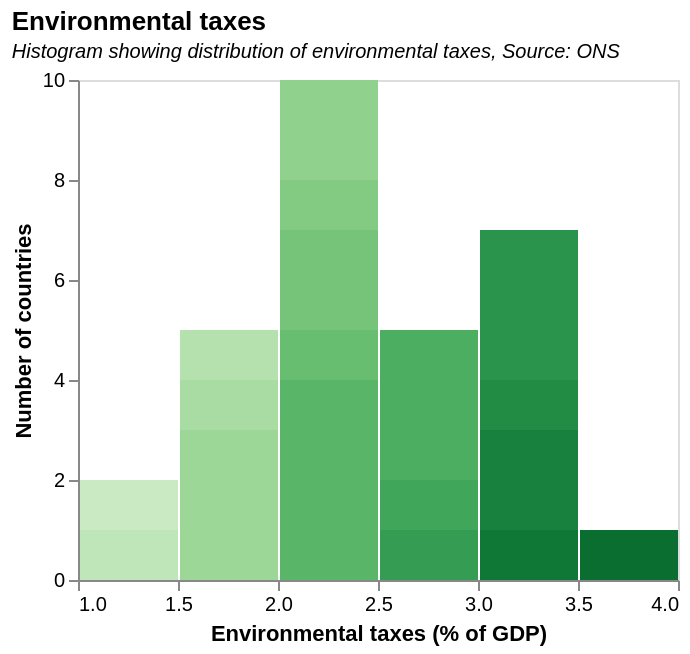

Describe this chart as a Vega-Lite specification.
### Vega-Lite specification from a JSON file in a GitHub repository (floating-point values rounded to 4 significant figures)
{"$schema": "https://vega.github.io/schema/vega-lite/v5.json", "width": 300, "height": 250, "data": {"values": [{"2002": "2.5", "2003": "2.4", "2004": "2.4", "2005": "2.3", "2006": "2.2", "2007": "2.3", "2008": "2.2", "2009": "2.4", "2010": "2.4", "2011": "2.4", "2012": "2.4", "2013": "2.4", "2014": "2.4", "2015": "2.4", "2016": "2.4", "2017": "2.3", "2018": "2.3", "2019": "2.3", "2020": "2", "Country": "UK"}, {"2002": "2.7", "2003": "2.7", "2004": "2.8", "2005": "2.7", "2006": "2.6", "2007": "2.6", "2008": "2.5", "2009": "2.6", "2010": "2.6", "2011": "2.6", "2012": "2.6", "2013": "2.6", "2014": "2.7", "2015": "2.7", "2016": "2.7", "2017": "2.7", "2018": "2.6", "2019": "2.6", "2020": "2.4", "Country": "EU average (27 countries)"}, {"2002": "2.7", "2003": "2.7", "2004": "2.8", "2005": "2.7", "2006": "2.6", "2007": "2.6", "2008": "2.5", "2009": "2.6", "2010": "2.6", "2011": "2.6", "2012": "2.6", "2013": "2.6", "2014": "2.7", "2015": "2.7", "2016": "2.7", "2017": "2.6", "2018": "2.6", "2019": "2.6", "2020": "2.4", "Country": "EU and the UK average (28 countries)"}, {"2002": "2.3", "2003": "2.4", "2004": "2.5", "2005": "2.5", "2006": "2.4", "2007": "2.3", "2008": "2.3", "2009": "2.4", "2010": "2.5", "2011": "2.6", "2012": "2.5", "2013": "2.5", "2014": "2.5", "2015": "2.6", "2016": "2.7", "2017": "2.7", "2018": "2.7", "2019": "2.6", "2020": "2.5", "Country": "Belgium"}, {"2002": "2.4", "2003": "2.8", "2004": "3", "2005": "3", "2006": "2.8", "2007": "3.2", "2008": "3.3", "2009": "2.8", "2010": "2.8", "2011": "2.7", "2012": "2.7", "2013": "2.9", "2014": "2.8", "2015": "3", "2016": "3", "2017": "2.8", "2018": "2.6", "2019": "3", "2020": "3", "Country": "Bulgaria"}, {"2002": "2.3", "2003": "2.3", "2004": "2.4", "2005": "2.5", "2006": "2.4", "2007": "2.3", "2008": "2.3", "2009": "2.3", "2010": "2.3", "2011": "2.3", "2012": "2.2", "2013": "2.1", "2014": "2.1", "2015": "2.1", "2016": "2.1", "2017": "2", "2018": "2", "2019": "2", "2020": "1.9", "Country": "Czechia"}, {"2002": "5", "2003": "4.8", "2004": "5", "2005": "4.9", "2006": "4.7", "2007": "4.7", "2008": "4.2", "2009": "4", "2010": "4", "2011": "4", "2012": "4", "2013": "4.1", "2014": "4", "2015": "4", "2016": "3.9", "2017": "3.7", "2018": "3.6", "2019": "3.3", "2020": "3.2", "Country": "Denmark"}, {"2002": "2.5", "2003": "2.6", "2004": "2.5", "2005": "2.4", "2006": "2.4", "2007": "2.2", "2008": "2.2", "2009": "2.3", "2010": "2.2", "2011": "2.2", "2012": "2.1", "2013": "2.1", "2014": "2", "2015": "1.9", "2016": "1.9", "2017": "1.8", "2018": "1.8", "2019": "1.8", "2020": "1.7", "Country": "Germany"}, {"2002": "2", "2003": "1.9", "2004": "2.1", "2005": "2.3", "2006": "2.2", "2007": "2.2", "2008": "2.3", "2009": "2.9", "2010": "2.9", "2011": "2.7", "2012": "2.7", "2013": "2.6", "2014": "2.7", "2015": "2.7", "2016": "3", "2017": "2.9", "2018": "2.8", "2019": "3.2", "2020": "2.5", "Country": "Estonia"}, {"2002": "2.3", "2003": "2.3", "2004": "2.5", "2005": "2.5", "2006": "2.4", "2007": "2.5", "2008": "2.3", "2009": "2.3", "2010": "2.5", "2011": "2.5", "2012": "2.4", "2013": "2.5", "2014": "2.4", "2015": "1.9", "2016": "1.9", "2017": "1.8", "2018": "1.6", "2019": "1.4", "2020": "1.2", "Country": "Ireland"}, {"2002": "2.3", "2003": "2.2", "2004": "2.1", "2005": "2.1", "2006": "2", "2007": "2.1", "2008": "2.1", "2009": "2.1", "2010": "2.7", "2011": "3", "2012": "3.3", "2013": "3.7", "2014": "3.7", "2015": "3.8", "2016": "3.8", "2017": "4", "2018": "3.8", "2019": "3.9", "2020": "3.8", "Country": "Greece"}, {"2002": "2", "2003": "2", "2004": "2", "2005": "1.9", "2006": "1.8", "2007": "1.8", "2008": "1.6", "2009": "1.6", "2010": "1.7", "2011": "1.6", "2012": "1.6", "2013": "1.9", "2014": "1.9", "2015": "1.9", "2016": "1.9", "2017": "1.8", "2018": "1.8", "2019": "1.8", "2020": "1.8", "Country": "Spain"}, {"2002": "2.1", "2003": "2", "2004": "2.1", "2005": "2", "2006": "2", "2007": "1.9", "2008": "1.8", "2009": "1.9", "2010": "1.9", "2011": "1.9", "2012": "2", "2013": "2", "2014": "2", "2015": "2.2", "2016": "2.2", "2017": "2.3", "2018": "2.4", "2019": "2.3", "2020": "2.2", "Country": "France"}, {"2002": "3.5", "2003": "3.6", "2004": "3.4", "2005": "3.3", "2006": "3.2", "2007": "3.1", "2008": "2.8", "2009": "2.8", "2010": "3", "2011": "2.7", "2012": "2.5", "2013": "2.8", "2014": "3.1", "2015": "3.3", "2016": "3.4", "2017": "3.5", "2018": "3.5", "2019": "3.5", "2020": "3.3", "Country": "Croatia"}, {"2002": "2.9", "2003": "3", "2004": "2.8", "2005": "2.9", "2006": "2.9", "2007": "2.7", "2008": "2.6", "2009": "2.8", "2010": "2.8", "2011": "3", "2012": "3.5", "2013": "3.4", "2014": "3.6", "2015": "3.4", "2016": "3.5", "2017": "3.3", "2018": "3.3", "2019": "3.3", "2020": "3", "Country": "Italy"}, {"2002": "2.7", "2003": "3.5", "2004": "3.6", "2005": "3.3", "2006": "3.1", "2007": "3.1", "2008": "3", "2009": "2.8", "2010": "2.8", "2011": "2.8", "2012": "2.6", "2013": "2.7", "2014": "3.1", "2015": "3", "2016": "2.9", "2017": "3", "2018": "2.9", "2019": "2.5", "2020": "2.5", "Country": "Cyprus"}, {"2002": "2.1", "2003": "2.3", "2004": "2.5", "2005": "2.5", "2006": "2.2", "2007": "2", "2008": "2.1", "2009": "2.6", "2010": "3", "2011": "3.1", "2012": "3", "2013": "3.2", "2014": "3.3", "2015": "3.5", "2016": "3.6", "2017": "3.5", "2018": "3.4", "2019": "2.9", "2020": "3.1", "Country": "Latvia"}, {"2002": "2.8", "2003": "2.8", "2004": "2.7", "2005": "2.3", "2006": "1.8", "2007": "1.8", "2008": "1.6", "2009": "2", "2010": "1.8", "2011": "1.7", "2012": "1.6", "2013": "1.7", "2014": "1.7", "2015": "1.9", "2016": "1.9", "2017": "1.9", "2018": "2", "2019": "1.9", "2020": "1.9", "Country": "Lithuania"}, {"2002": "2.7", "2003": "2.7", "2004": "3", "2005": "2.9", "2006": "2.6", "2007": "2.5", "2008": "2.5", "2009": "2.4", "2010": "2.3", "2011": "2.3", "2012": "2.2", "2013": "2.1", "2014": "1.9", "2015": "1.8", "2016": "1.7", "2017": "1.6", "2018": "1.7", "2019": "1.8", "2020": "1.4", "Country": "Luxembourg"}, {"2002": "2.7", "2003": "2.6", "2004": "2.8", "2005": "2.7", "2006": "2.8", "2007": "2.8", "2008": "2.7", "2009": "2.6", "2010": "2.6", "2011": "2.5", "2012": "2.5", "2013": "2.4", "2014": "2.4", "2015": "2.5", "2016": "2.5", "2017": "2.4", "2018": "2.3", "2019": "2.3", "2020": "2.2", "Country": "Hungary"}, {"2002": "3.2", "2003": "3.1", "2004": "2.8", "2005": "3.1", "2006": "3.2", "2007": "3.5", "2008": "3.2", "2009": "3.1", "2010": "2.8", "2011": "3.1", "2012": "2.8", "2013": "2.6", "2014": "2.7", "2015": "2.7", "2016": "2.6", "2017": "2.5", "2018": "2.5", "2019": "2.5", "2020": "2.3", "Country": "Malta"}, {"2002": "3.2", "2003": "3.3", "2004": "3.4", "2005": "3.5", "2006": "3.6", "2007": "3.4", "2008": "3.4", "2009": "3.5", "2010": "3.5", "2011": "3.4", "2012": "3.2", "2013": "3.3", "2014": "3.3", "2015": "3.3", "2016": "3.4", "2017": "3.3", "2018": "3.3", "2019": "3.4", "2020": "3.2", "Country": "Netherlands"}, {"2002": "2.6", "2003": "2.7", "2004": "2.7", "2005": "2.6", "2006": "2.4", "2007": "2.4", "2008": "2.4", "2009": "2.4", "2010": "2.3", "2011": "2.4", "2012": "2.4", "2013": "2.4", "2014": "2.4", "2015": "2.4", "2016": "2.3", "2017": "2.4", "2018": "2.3", "2019": "2.3", "2020": "2.1", "Country": "Austria"}, {"2002": "2.5", "2003": "2.5", "2004": "2.7", "2005": "2.7", "2006": "2.7", "2007": "2.7", "2008": "2.8", "2009": "2.7", "2010": "2.7", "2011": "2.6", "2012": "2.6", "2013": "2.4", "2014": "2.6", "2015": "2.7", "2016": "2.7", "2017": "2.7", "2018": "2.7", "2019": "2.5", "2020": "2.6", "Country": "Poland"}, {"2002": "3", "2003": "3", "2004": "3", "2005": "2.9", "2006": "2.8", "2007": "2.7", "2008": "2.5", "2009": "2.4", "2010": "2.4", "2011": "2.3", "2012": "2.2", "2013": "2.2", "2014": "2.3", "2015": "2.4", "2016": "2.6", "2017": "2.6", "2018": "2.6", "2019": "2.5", "2020": "2.4", "Country": "Portugal"}, {"2002": "2.1", "2003": "2.4", "2004": "2.4", "2005": "2", "2006": "1.9", "2007": "2", "2008": "1.7", "2009": "1.8", "2010": "2.1", "2011": "2", "2012": "2", "2013": "2.1", "2014": "2.4", "2015": "2.5", "2016": "2.4", "2017": "1.9", "2018": "2", "2019": "2.1", "2020": "1.9", "Country": "Romania"}, {"2002": "3.2", "2003": "3.2", "2004": "3.3", "2005": "3.2", "2006": "3", "2007": "3", "2008": "3", "2009": "3.5", "2010": "3.6", "2011": "3.5", "2012": "3.8", "2013": "3.9", "2014": "3.9", "2015": "3.9", "2016": "3.9", "2017": "3.7", "2018": "3.4", "2019": "3.3", "2020": "3", "Country": "Slovenia"}, {"2002": "2.2", "2003": "2.5", "2004": "2.5", "2005": "2.4", "2006": "2.3", "2007": "2.1", "2008": "2.1", "2009": "2", "2010": "2.1", "2011": "2.4", "2012": "2.4", "2013": "2.5", "2014": "2.5", "2015": "2.5", "2016": "2.5", "2017": "2.5", "2018": "2.5", "2019": "2.4", "2020": "2.4", "Country": "Slovakia"}, {"2002": "3", "2003": "3.1", "2004": "3.1", "2005": "3", "2006": "2.9", "2007": "2.7", "2008": "2.6", "2009": "2.5", "2010": "2.7", "2011": "3", "2012": "3", "2013": "2.9", "2014": "2.9", "2015": "2.9", "2016": "3.1", "2017": "3", "2018": "2.9", "2019": "2.8", "2020": "2.8", "Country": "Finland"}, {"2002": "2.7", "2003": "2.7", "2004": "2.7", "2005": "2.8", "2006": "2.7", "2007": "2.6", "2008": "2.6", "2009": "2.8", "2010": "2.7", "2011": "2.4", "2012": "2.4", "2013": "2.3", "2014": "2.2", "2015": "2.2", "2016": "2.2", "2017": "2.1", "2018": "2.1", "2019": "2.1", "2020": "2", "Country": "Sweden"}]}, "title": {"text": "Environmental taxes", "subtitle": "Histogram showing distribution of environmental taxes, Source: ONS", "subtitleFontSize": 10, "subtitleFontStyle": "italic", "anchor": "start"}, "mark": "bar", "encoding": {"x": {"bin": true, "field": "2020", "axis": {"title": "Environmental taxes (% of GDP)", "grid": false}}, "y": {"aggregate": "count", "axis": {"title": "Number of countries", "grid": false}}, "color": {"field": "2020", "scale": {"scheme": "greens"}, "legend": null}, "tooltip": [{"field": "Country"}, {"field": "2020", "title": "% GDP taxed"}]}}
